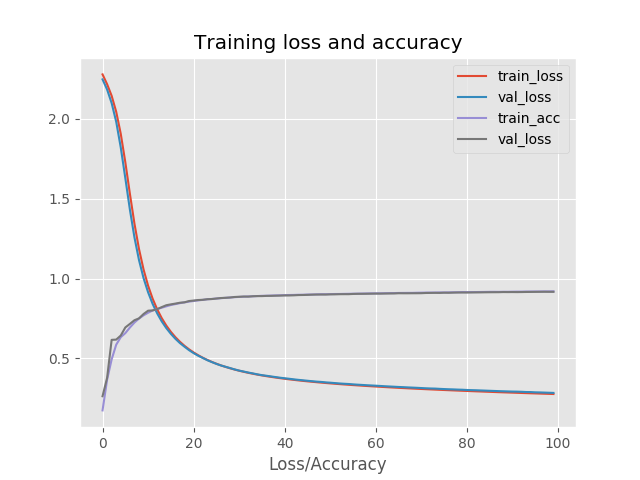

The script that drew this image:
# import the necessary packages
from sklearn.preprocessing import LabelBinarizer
from sklearn.model_selection import train_test_split
from sklearn.metrics import classification_report
from keras.models import Sequential
from keras.layers.core import Dense
from keras.optimizers import SGD
from sklearn import datasets
import matplotlib.pyplot as plt
import numpy as np
import argparse

# construct the argument parse and parse the arguments
ap = argparse.ArgumentParser()
ap.add_argument("-o","--output", required=True,
    help = "path to the output loss/accurace plot")
args = vars(ap.parse_args())



#grab the MNIST data (55MB the first download may take a while)
print("[INFO] Loading MNIST (full) dataset...")
dataset = datasets.fetch_mldata("MNIST Original")

#scale the raw pixel intensities to the range [0,1.0], then construct
# training and test sets
data = dataset.data.astype("float") / 255.0
(trainX,testX,trainY,testY) = train_test_split(data, dataset.target, test_size=0.25)


# converst the labels from integers to vectors - one hot encoding
lb = LabelBinarizer()
trainY = lb.fit_transform(trainY)
testY = lb.transform(testY)

# define the 784-256-128-10 architecture using keras (image is 28x28 = 784 features)
model = Sequential()
model.add(Dense(256,input_shape=(784,), activation="sigmoid"))
model.add(Dense(128, activation="sigmoid"))
model.add(Dense(10, activation="softmax"))

# train the model using SGD
print("[INFO] training network...")
sgd=SGD(0.01)
model.compile(loss="categorical_crossentropy", optimizer=sgd, metrics=["accuracy"])
H = model.fit(trainX, trainY, validation_data=(testX,testY), epochs=100, batch_size=128)

# evaluate the network
print("[INFO] evaluating network...")
predictions = model.predict(testX, batch_size=128)
print(classification_report(testY.argmax(axis=1), predictions.argmax(axis=1),
    target_names= [str(x) for x in lb.classes_]))

# plot the training loss and accuracy
plt.style.use("ggplot")
plt.figure()
plt.plot(np.arange(0,100), H.history["loss"], label="train_loss")
plt.plot(np.arange(0,100), H.history["val_loss"], label="val_loss")
plt.plot(np.arange(0,100), H.history["acc"], label="train_acc")
plt.plot(np.arange(0,100), H.history["val_acc"], label="val_acc")
plt.title("Training loss and accuracy")
plt.xlabel("Loss/Accuracy")
plt.legend()
plt.savefig(args["output"])
